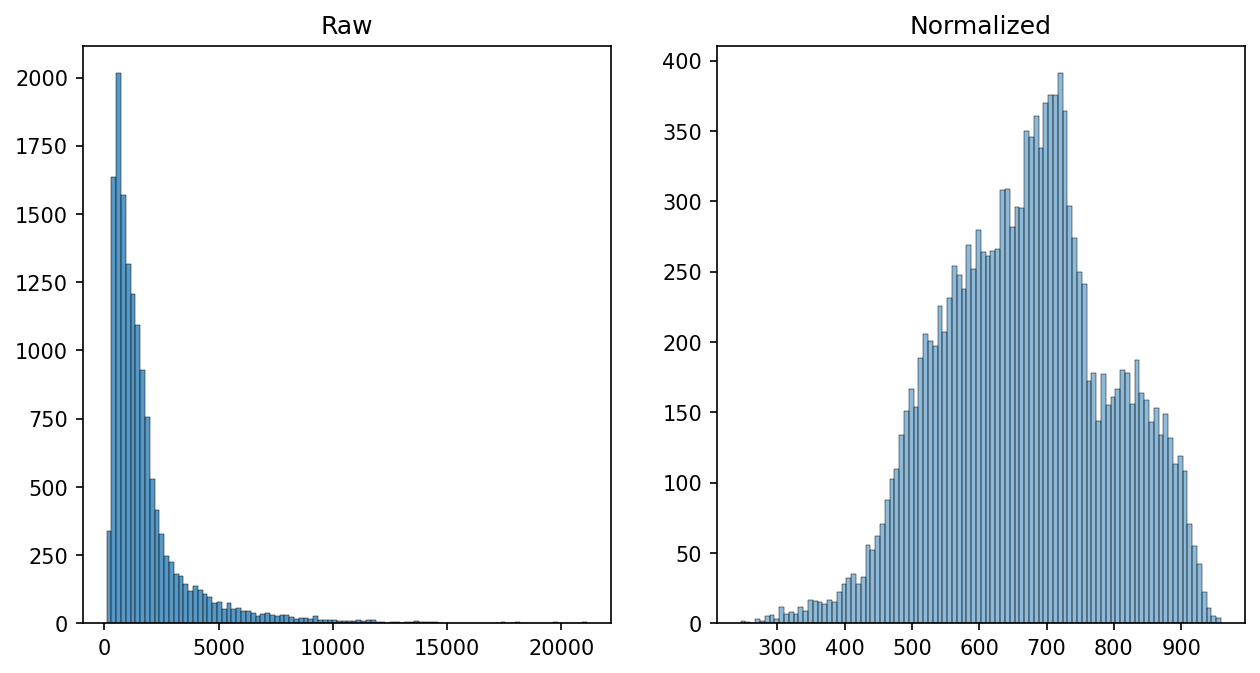

This figure's Python source:
import lamindb as ln
import numpy as np
import rpy2.rinterface_lib.callbacks as rcb
import rpy2.robjects as ro
import scanpy as sc
import seaborn as sns
from matplotlib import pyplot as plt
from rpy2.robjects import numpy2ri, pandas2ri
from rpy2.robjects.conversion import localconverter
from scipy.sparse import issparse

af = ln.Artifact.connect("theislab/sc-best-practices").get(
    key="preprocessing_visualization/s4d8_quality_control.h5ad", is_latest=True
)
adata = af.load()
adata


scales_counts = sc.pp.normalize_total(adata, target_sum=None, inplace=False)
# log1p transform
adata.layers["log1p_norm"] = sc.pp.log1p(scales_counts["X"], copy=True)

fig, axes = plt.subplots(1, 2, figsize=(10, 5))
p1 = sns.histplot(adata.obs["total_counts"], bins=100, kde=False, ax=axes[0], legend=False)
axes[0].set_title("Raw")
axes[0].set_xlabel("")
axes[0].set_ylabel("")
p2 = sns.histplot(adata.layers["log1p_norm"].sum(1), bins=100, kde=False, ax=axes[1], legend=False)
axes[1].set_title("Normalized")
axes[1].set_xlabel("")
axes[1].set_ylabel("")
fig.savefig("normalization_figure.png", dpi=150, bbox_inches="tight")
